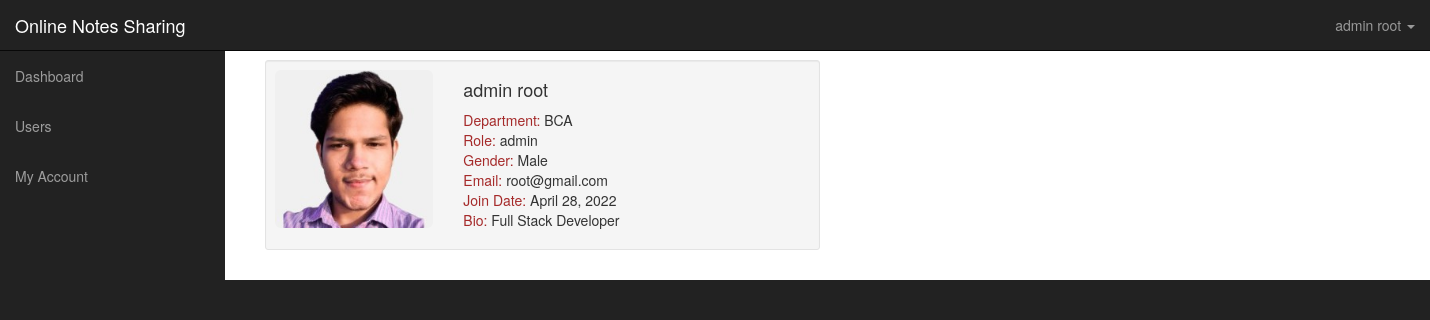
/dashboard/viewprofile.php?name=root (signed in), run on the app's committed database.
### tables this page shows
CREATE TABLE `users` (
  `id` int(11) NOT NULL,
  `username` varchar(225) NOT NULL,
  `name` varchar(225) NOT NULL,
  `about` varchar(300) NOT NULL DEFAULT 'N/A',
  `role` varchar(225) NOT NULL,
  `email` varchar(225) NOT NULL,
  `token` varchar(225) NOT NULL,
  `gender` varchar(225) NOT NULL,
  `password` varchar(225) NOT NULL,
  `course` varchar(225) NOT NULL,
  `image` varchar(225) NOT NULL DEFAULT 'profile.jpg',
  `joindate` varchar(225) NOT NULL
);

### dashboard/viewprofile.php (the view, shortened to what this page needs)
<?php
include ('includes/adminheader.php');
?>
<div id="wrapper">
       <?php include 'includes/adminnav.php';?>
        <div id="page-wrapper">
            <div class="container-fluid">
            <div class="row">
                    <div class="col-lg-8">
<?php
if (isset($_GET['name'])) {
    $user = mysqli_real_escape_string($conn , $_GET['name']);
    $query = "SELECT * FROM users WHERE username= '$user' ";
    $run_query = mysqli_query($conn, $query) or die(mysqli_error($conn)) ;
    if (mysqli_num_rows($run_query) > 0 ) {
    while ($row = mysqli_fetch_array($run_query)) {
	$name = $row['name'];
	$email = $row['email'];
	$course = $row['course'];
	$role = $row['role'];
	$bio = $row['about'];
	$image = $row['image'];
    $joindate = $row['joindate'];
    $gender = $row['gender'];
}
}
?>
<div class="container">
    <div class="row">
        <div class="col-xs-12 col-sm-6 col-md-6">
            <div class="well well-sm">
                <div class="row">
                    <div class="col-sm-6 col-md-4">
                        <img src="profilepics/<?php echo $image; ?>" size=300x500 alt="" class="img-rounded img-responsive" />
                    </div>
                    <div class="col-sm-6 col-md-8">
                        <h4>
                           <?php echo $name; ?></h4>
                        <p>
                            <font color= "brown" > Department: </font> <?php echo $course; ?>
                            <br/>
                            <font color= "brown" > Role: </font> <?php echo $role; ?>
                            <br/>
                            <font color= "brown" > Gender: </font> <?php echo $gender; ?>
                            <br/>
                            <font color="brown">  Email: </font> <?php echo $email; ?>
                            <br />
                            <font color="brown"> Join Date: </font> <?php echo $joindate; ?>
                            <br/>
                            <font color="brown" > Bio: </font> <?php echo $bio; ?>
                            </p>
                        </div>
                    </div>
                </div>
            </div>
        </div>
    </div>
</div>
</body>
</html>
<?php } else {
    header("location:index.php");
    } ?>

### dashboard/css/sb-admin.css (style rules this page uses)
body { margin-top: 100px; background-color: #222; }
@media (min-width:768px) { body { margin-top: 50px; } }
#wrapper { padding-left: 0; }
#page-wrapper { width: 100%; padding: 0; background-color: #fff; }
@media (min-width:768px) { #wrapper { padding-left: 225px; } }
@media (min-width:768px) { #page-wrapper { padding: 10px; } }

### data on the page
users: image (picture), name "admin root", course "BCA", role "admin", gender "Male", email "root@gmail.com", joindate "April 28, 2022", about "Full Stack Developer"

### other printed values
$_SESSION['name'] "admin root"
